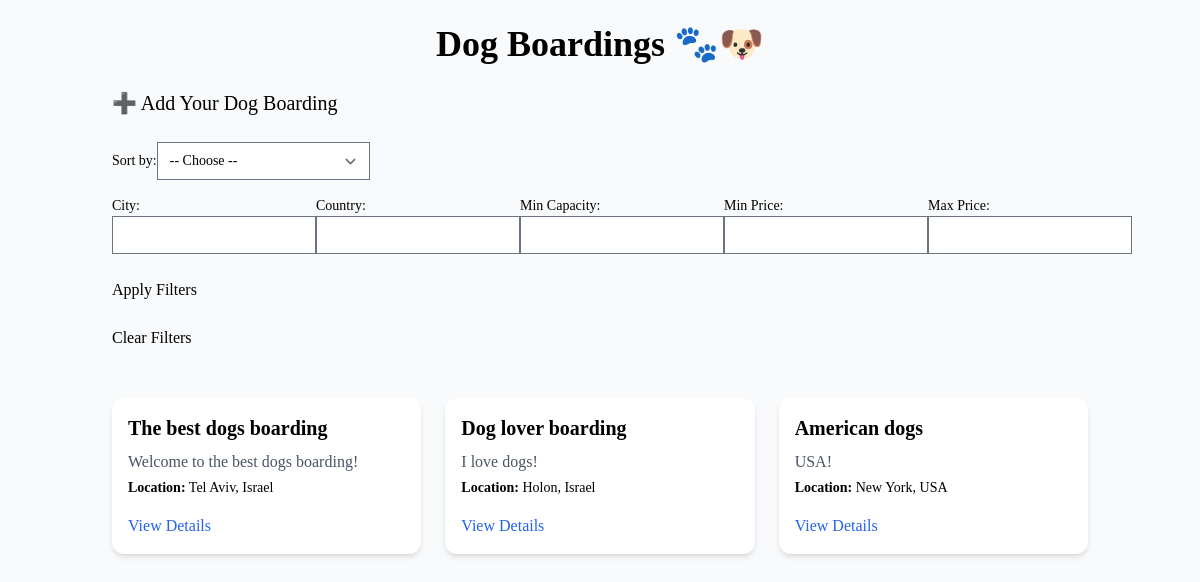
Before: / with the older database file.
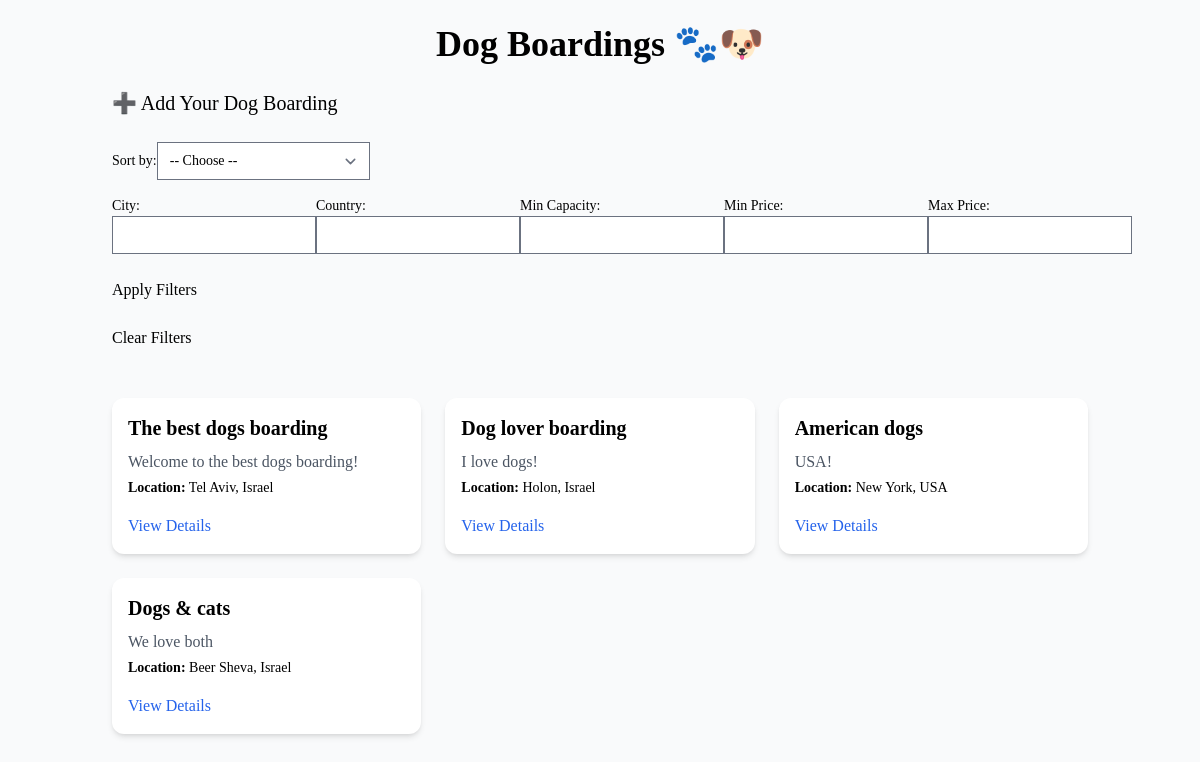
After: the same page with the newer database file.
### boardings/models.py (models this page shows, shortened)
class DogBoarding(models.Model):
    name = models.CharField(max_length=200)
    country = models.CharField(max_length=100)
    city = models.CharField(max_length=100)
    price_per_night = models.DecimalField(max_digits=6, decimal_places=2)  # for example 99.90 per night
    capacity = models.IntegerField()
    description = models.TextField()
    image = models.ImageField(upload_to='boarding_images/', null=True, blank=True)
    approved = models.BooleanField(default=False)

### boardings/views.py (the view)
# urls.py: 2. Add a URL to urlpatterns:  path('', views.home, name='home')
def home(request):
    sort = request.GET.get('sort', '')
    city = request.GET.get('city', '')
    country = request.GET.get('country', '')
    capacity = request.GET.get('capacity', '')
    price_min = request.GET.get('price_min', '')
    price_max = request.GET.get('price_max', '')
    boardings = DogBoarding.objects.filter(approved=True)
    if city:
        boardings = boardings.filter(city__icontains=city)
    if country:
        boardings = boardings.filter(country__icontains=country)
    if capacity:
        boardings = boardings.filter(capacity__gte=capacity)
    if price_min:
        boardings = boardings.filter(price_per_night__gte=price_min)
    if price_max:
        boardings = boardings.filter(price_per_night__lte=price_max)
    if sort in ['price_per_night', '-price_per_night', 'city', '-city', 'country', '-country', 'capacity', '-capacity']:
        boardings = boardings.order_by(sort)
    return render(request, 'home.html', {
        'boardings': boardings,
        'selected_sort': sort,
        'city': city,
        'country': country,
        'capacity': capacity,
        'price_min': price_min,
        'price_max': price_max,
    })

### theme/templates/home.html (shortened to what this page needs)
{% extends "base.html" %}
{% block content %}
  <h1 class="text-4xl font-bold mb-6 text-center">Dog Boardings 🐾🐶</h1>
  <div class="text-left mt-10">
    <a href="{% url 'add_boarding' %}" style="color: black; font-size: 20px;">
      ➕ Add Your Dog Boarding
    </a>
  </div>
  <br>
  <div class="mb-6 text-right">
    <form method="get" class="space-y-4 mb-6">
    <div class="flex flex-wrap items-center gap-2">
      <label for="sort_by" class="text-sm font-medium">Sort by:</label>
      <select name="sort" id="sort_by" class="border border-gray-300 rounded px-3 py-1 text-sm">
        <option value="">-- Choose --</option>
      </select>
    </div>
    <div class="flex flex-wrap items-center gap-4 mt-4">
      <div>
        <label for="city" class="block text-sm font-medium">City:</label>
        <input type="text" name="city" id="city" value="{{ city }}" class="border border-gray-300 rounded px-3 py-1 text-sm w-48">
      </div>
      <div>
        <label for="country" class="block text-sm font-medium">Country:</label>
        <input type="text" name="country" id="country" value="{{ country }}" class="border border-gray-300 rounded px-3 py-1 text-sm w-48">
      </div>
      <div>
        <label for="capacity" class="block text-sm font-medium">Min Capacity:</label>
        <input type="number" name="capacity" id="capacity" value="{{ capacity }}" class="border border-gray-300 rounded px-3 py-1 text-sm w-48">
      </div>
      <div>
        <label for="price_min" class="block text-sm font-medium">Min Price:</label>
        <input type="number" name="price_min" id="price_min" value="{{ price_min }}" class="border border-gray-300 rounded px-3 py-1 text-sm w-48">
      </div>
      <div>
        <label for="price_max" class="block text-sm font-medium">Max Price:</label>
        <input type="number" name="price_max" id="price_max" value="{{ price_max }}" class="border border-gray-300 rounded px-3 py-1 text-sm w-48">
      </div>
    </div>
    <br>
    <div class="flex justify-end gap-2 pt-4">
      <button type="submit" class="bg-indigo-600 text-black px-4 py-2 rounded hover:bg-indigo-700 transition">
        Apply Filters
      </button>
    </div>
    <br>
    <div class="flex justify-end gap-2 pt-4">
      <a href="{% url 'home' %}" class="bg-gray-300 text-black px-4 py-2 rounded hover:bg-gray-400 transition">
        Clear Filters
      </a>
    </div>
  </form>
  </div>
  <br>
  <div class="grid md:grid-cols-2 lg:grid-cols-3 gap-6">
    {% for boarding in boardings %}
      <div class="bg-white p-4 rounded-xl shadow-md">
        <h2 class="text-xl font-semibold">{{ boarding.name }}</h2>
        <p class="text-gray-600 mt-2">{{ boarding.description }}</p>
        <p class="text-sm mt-1"><strong>Location:</strong> {{ boarding.city }}, {{ boarding.country }}</p>
        <a href="{% url 'boarding_detail' boarding.id %}" class="text-blue-600 hover:underline mt-4 inline-block">View Details</a>
      </div>
    {% empty %}
      <p>No boardings yet.</p>
    {% endfor %}
  </div>
{% endblock %}

### theme/templates/base.html (shortened to what this page needs)
{% load static tailwind_tags %}
<!DOCTYPE html>
<html lang="en">
<head>
  {% tailwind_css %}
</head>
<body class="bg-gray-50 font-serif leading-normal tracking-normal">
  <div class="container mx-auto p-6">
    {% block content %}{% endblock %}
  </div>
</body>
</html>

Changed rows visible on the page:
added DogBoarding: name "Dogs & cats", description "We love both", city "Beer Sheva", country "Israel"
